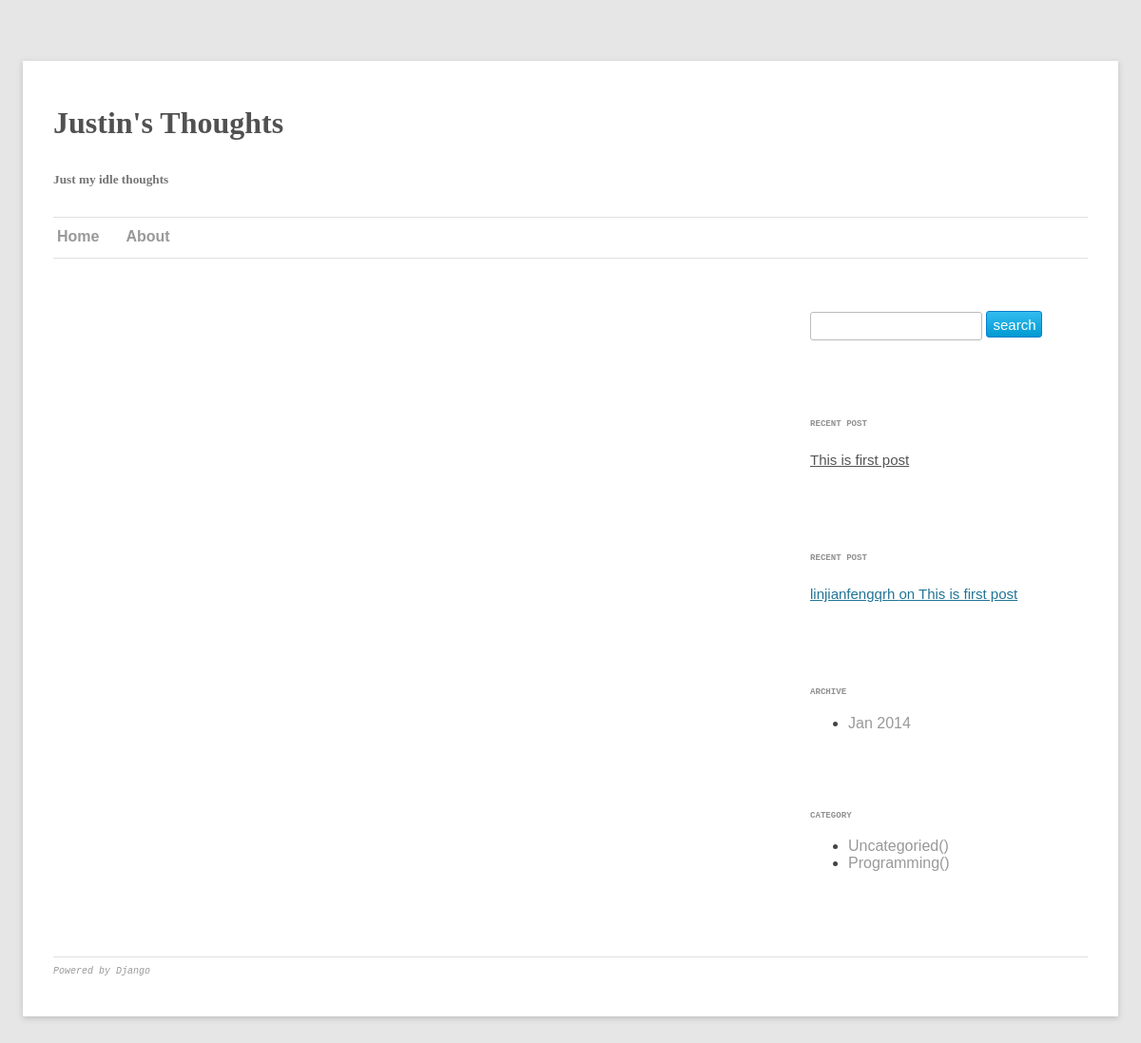
The app's page /blog/category/Programming/ with its own data.
### blog/models.py (models this page shows, shortened)
class Post(models.Model):
  title = models.CharField(max_length=100)
  content = models.TextField()
  author = models.CharField(max_length=100)
  published = models.BooleanField(default = False)
  created_date = models.DateTimeField(auto_now_add = True)
  category = models.ForeignKey(Category)
  tags = models.ManyToManyField(Tag)
  visit = models.IntegerField()
  class Meta:
    ordering = ['-created_date']
  def __unicode__(self):
    return self.title
  def get_abs_url(self):
    mangled = self.title.replace(' ', '__')
    return '/blog/%s/' % mangled
  @staticmethod
  def get_archive():
    return Post.objects.values('created_date').distinct()

class Reply(models.Model):
  APPROVED = 'ap'
  PENDING = 'pd'
  SPAM = 'sp'
  TRASH = 'tr'
  STATE_CHOICE = (
      (TRASH, 'trash'),
      (APPROVED, 'approved'),
      (PENDING, 'pending'),
      (SPAM, 'spam'),
  )
  name = models.CharField(max_length=100)
  email = models.EmailField()
  to = models.IntegerField(default=0)
  message = models.CharField(max_length = 1000)
  post = models.ForeignKey(Post)
  date = models.DateTimeField()
  state = models.CharField(max_length = 2, choices = STATE_CHOICE, default = PENDING)

class Category(models.Model):
  name = models.CharField(max_length=100)
  has_parent = models.BooleanField()
  parent_id = models.IntegerField(blank=True)
  description = models.CharField(max_length = 1000)

### blog/views.py (the view)
# urls.py: url(r'^blog/category/(\w+)/$', 'blog.views.category'),
def category(request, name):
  cate = Category.objects.get(name = name)
  posts = Post.objects.filter(published=True, category = cate)
  recent_post = Post.objects.first()
  recent_reply = Reply.objects.filter(state = Reply.APPROVED).first()
  categories = Category.objects.all()
  archives = None
  archives = Post.get_archive()
  return render(request, 'blog/index.html', {'posts': posts, 'recent_post':recent_post,
    'recent_reply':recent_reply, 'categories': categories, 'archives':archives})

### templates/blog/index.html (shortened to what this page needs)
{% extends "blog/base.html" %}

### templates/blog/base.html (shortened to what this page needs)
<!DOCTYPE html>
<html>
<head>
  <link rel="stylesheet" type="text/css" href="{{STATIC_URL}}global.css" />
  <link rel="stylesheet" type="text/css" href="{{STATIC_URL}}post.css" />
</head>
<body style="color:#444;background-color:#e6e6e6;font-family:sans-serif">
  <div class="page">
    <div class="header">
      <h1 class="blog-title">Justin's Thoughts</h1>
      <h5 class="blog-desc">Just my idle thoughts</h5>
    </div>
    <div class="menu">
      <hr />
      <ul class="menu">
        <li><a href="/" class="title-menu-item">Home</a></li>
        <li><a href="/about/" class="title-menu-item">About</a></li>
      </ul>
      <hr />
    </div>
    <div class = "maincontent">
      <div class = "sidebar">
        <div class = "widget widget_form">
          <form action="/blog/search/" method="get" class = "search">
            <p><input type="text" name="q" class="search text"/>
            <input type="submit" value="search" class = "search  button"></p>
          </form>
        </div>
        <div class = "widget widget_recent_post">
          <p class = "widget_title">RECENT POST</p>
          <p class = "widget_content">{% if recent_post %}<a href="{{recent_post.get_abs_url}}">{{ recent_post.title }}</a>{% else %}There is no post{% endif %}</p>
        </div>
        <div class = "widget widget_recent_reply">
          <p class = "widget_title">RECENT POST</p>
          <p class = "widget_content">{% if recent_reply %}<a href="{{recent_reply.get_post_url}}">{{ recent_reply.name }} on {{recent_reply.post}}</a>{% else %}There is no reply{% endif %}</p>
        </div>
        <div class = "widget widget_archive">
          <p class = "widget_title">ARCHIVE</p>
          <ul class = archive_list>
            {% for archive in archives %}
            <li><a href = "/blog/{{archive.created_date|date:"Y"}}/{{archive.created_date|date:"m"}}">{{ archive.created_date|date:"M Y"}}</a></li>
            {% endfor %}
        </div>
        <div class = "widget widget_category">
          <p class = "widget_title">CATEGORY</p>
          <ul class = 'category_list'>
            {% for category in categories %}
            <li><a href="/blog/category/{{ category.name }}/">{{ category.name }}({{category.get_num}})</a></li>
            {% endfor %}
          </ul>
        </div>
      </div>
      <div class = "footer">
        <hr />
        <p><a href="http://www.djangoproject.com">Powered by Django</a></p>
      </div>
    </div>
  </div>
</body>
</html>

### static/global.css (style rules this page uses)
.page { margin-left:auto; margin-right:auto; margin-top:4em; margin-bottom:4em; max-width:960px; max-width:68rem; background-color:#fff; padding-left:2em; padding-top:1em; padding-right:2em; padding-bottom:2em; box-shadow:0 2px 6px rgba(100, 100, 100, 0.3); }
a { text-decoration:none; }
a:link, a:visited { color:#999999; }
div.header { display:inline-block; font-family:Georgia, serif; }
.blog-title { font-weight:bold; line-height:1.8; color:#515151; }
.blog-desc { color:#757575; }
hr { border:0; height:1px; background:#ffffff; box-shadow:0px 1px 0px #e0e0e0; }
ul.menu { list-style-type:none; margin:0; padding:0; }
ul.menu a:link, a:visited { display:block; width:60px; font-weight:bold; padding:4px; }
ul.menu li { position:relative; display:inline-block; }
.maincontent { padding-top:2em; overflow:hidden; }
.sidebar { float:right; width:300px; }
.footer p { font-family:Monospace; font-size:10px; font-style:italic; }
.text { border:1px solid #bbb; padding-left:10px; padding-right:1px; padding-top:4px; padding-bottom:4px; border-radius:3px; outline:none; font-family:Monospace; }
.text.search { height:20px; }
.button { border-radius:3px; height:28px; font-family:sans-serif; font-size:15px; cursor:pointer; color:white; background-image:-webkit-gradient(linear, left top, left bottom, from(rgb(51, 188, 239)), to(rgb(1, 154, 210))); background:-moz-linear-gradient(top, rgb(51, 188, 239), rgb(1, 154, 210)); border:1px solid rgb(5, 126, 208); }
.widget { padding-left:8px; margin-bottom:5em; }
.widget_title { font-family:Monospace; font-weight:bold; font-size:0.7em; margin-bottom:1.7em; line-height:1.7; color:#909090; }
.widget_content { font-family:Helvetica, Arial; font-size:15px; line-height:2; color:#404040; }
.widget_content a { text-decoration:underline; color:#555555; }

### records on screen
Post: title "This is first post"
Reply: name "linjianfengqrh", post "This is first post"
Category: name "Uncategoried"
Category: name "Programming"

### other values on screen
{{ archive.created_date|date:"M Y" }} "Jan 2014"
